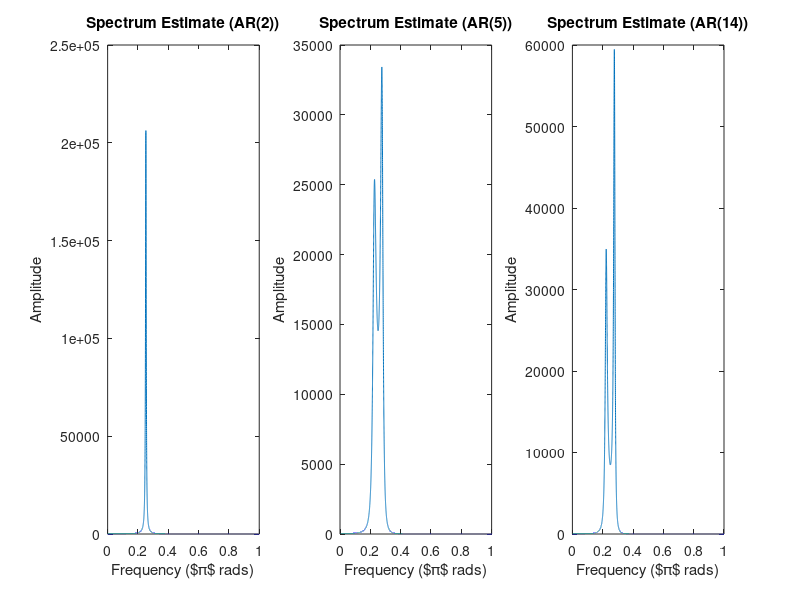

MATLAB code to generate this figure:
clear all
close all

%%

samples = 10000;

xn = filter([1], [1 -2.76 +3.81 -2.65 +0.92], randn([samples 1]));

xn = xn(501:end);

orders = [2 5 14];

for i=1:length(orders)
    localOrder = orders(i);
    
    pxx = pyulear(xn, localOrder, 2^(nextpow2(samples)));
    
    subplot(1,length(orders),i);
    plot( linspace(0,1,length(pxx)), pxx)
    title(sprintf('Spectrum Estimate (AR(%i))', localOrder));
    xlabel('Frequency ($\pi$ rads)')
    ylabel('Amplitude')
end